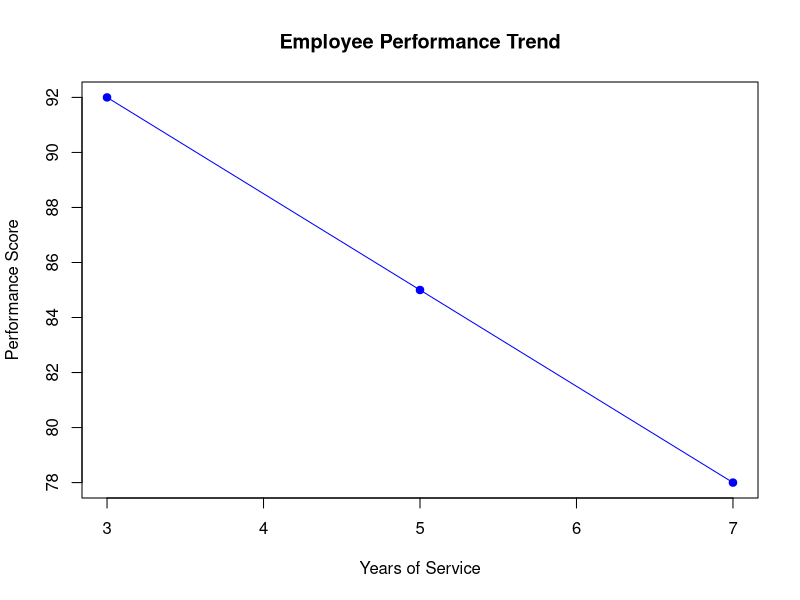

Recreate this plot in R.
employee_id <- c(1, 2, 3)
years_service <- c(5, 3, 7)
performance <- c(85, 92, 78)

order_index <- order(years_service)

years_sorted <- years_service[order_index]
performance_sorted <- performance[order_index]

plot(
  years_sorted,
  performance_sorted,
  type = "o",
  pch = 19,
  xlab = "Years of Service",
  ylab = "Performance Score",
  main = "Employee Performance Trend",
  col = "blue"
)
